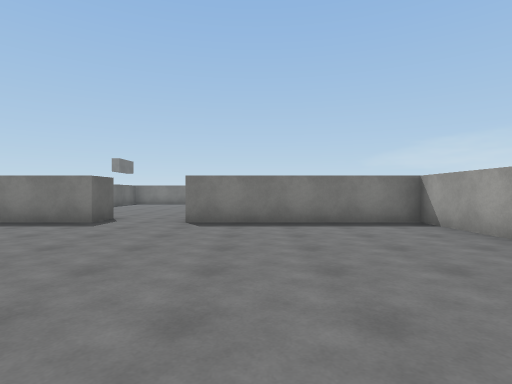
View 1 (above)

21 first-person views from a walk through a 3-D level made in the Unity game engine. The camera is 1.3 m above the floor, looks level and sees 80° across. The floor is counted in squares, 2 m on a side. Each view is taken from the middle of a square. On the plan, view 1 faces up. The plan holds only what a view shows up to about 10 squares ahead; the rest is blank. Surface patterns are stand-ins for the level's own textures.

View 2
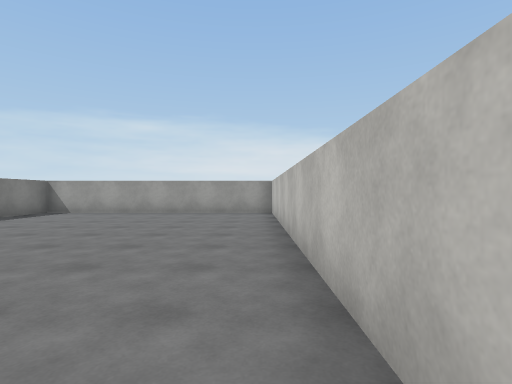

View 3
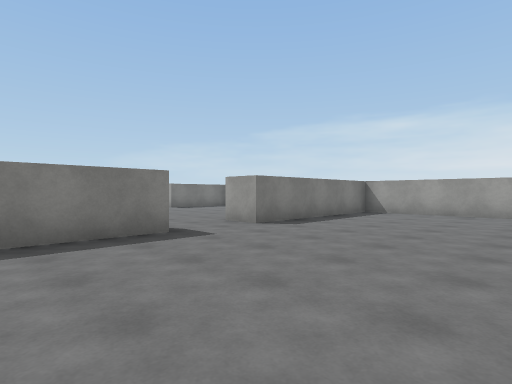

View 4
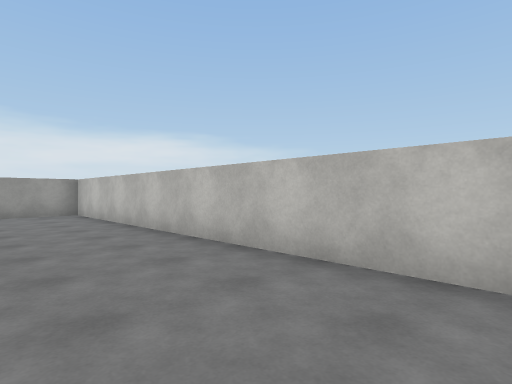

View 5
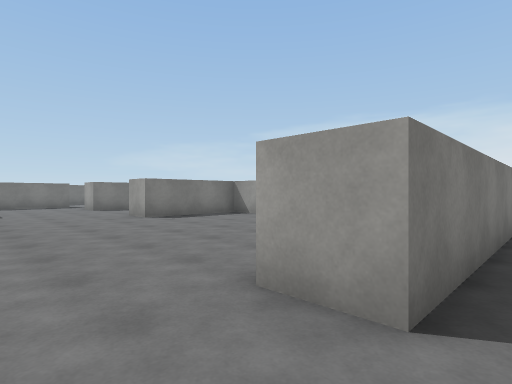

View 6
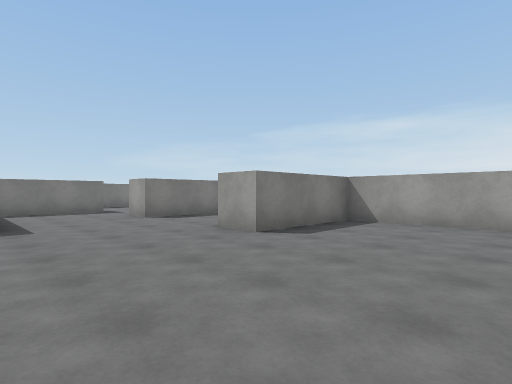

View 7
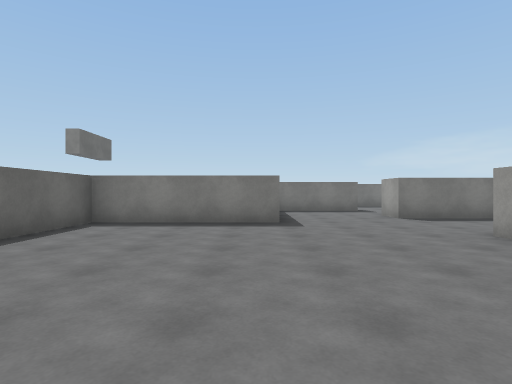

View 8
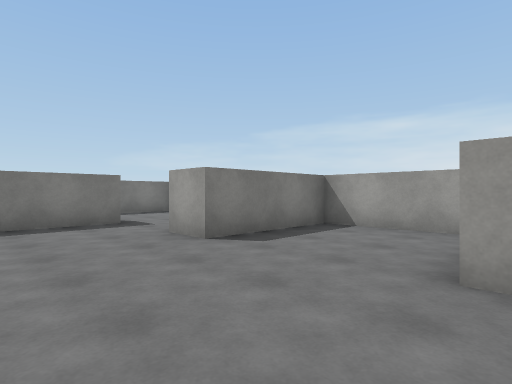

View 9
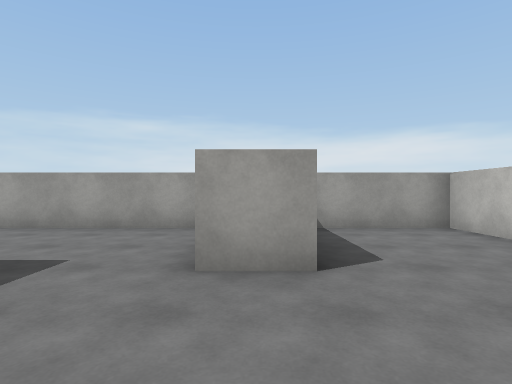

View 10
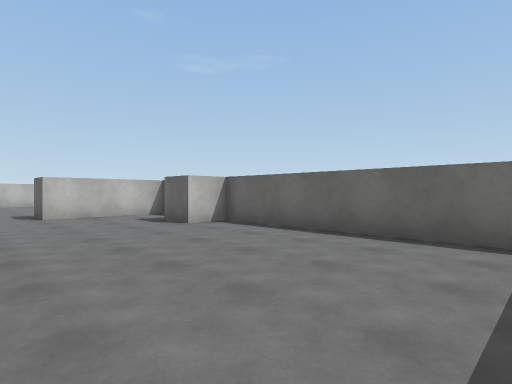

View 11
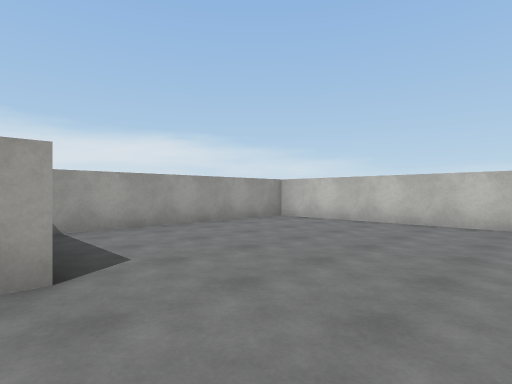

View 12
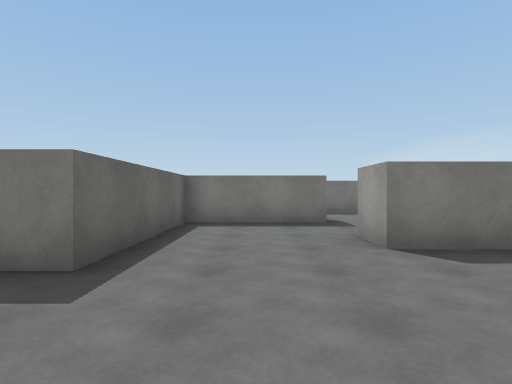

View 13
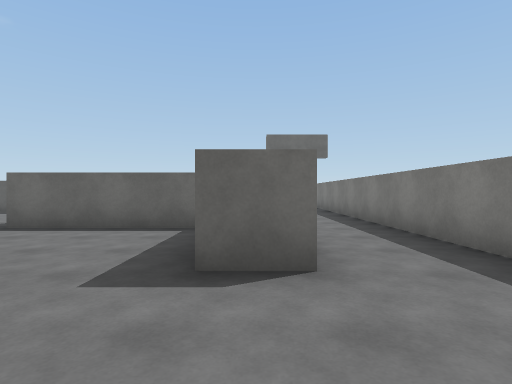

View 14
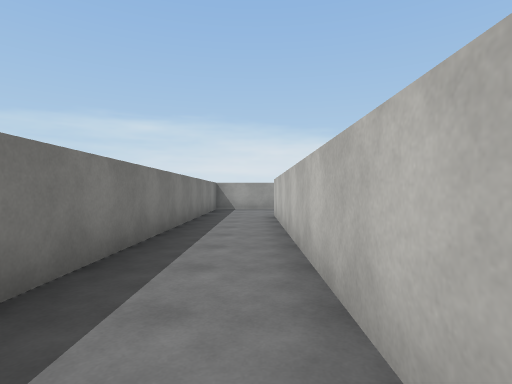

View 15
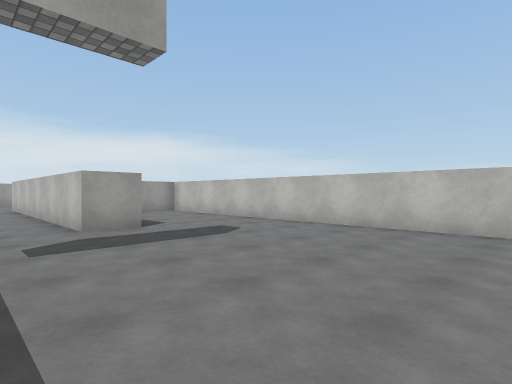

View 16
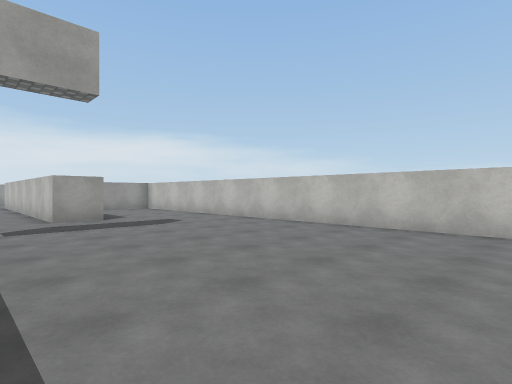

View 17
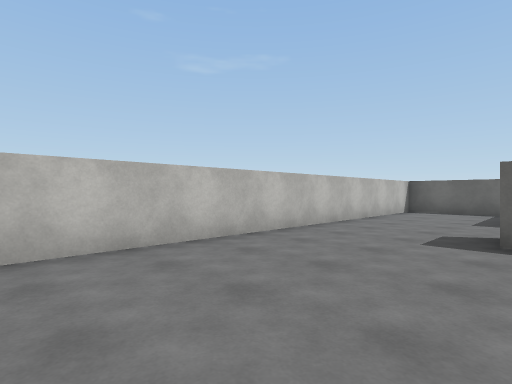

View 18
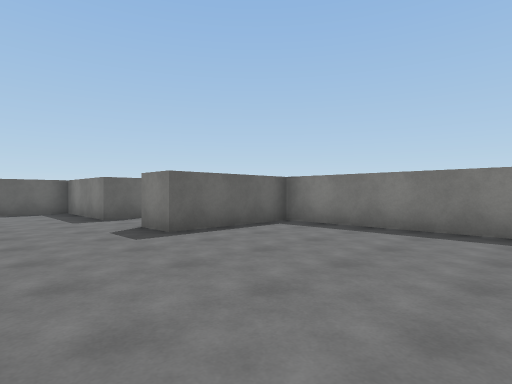

View 19
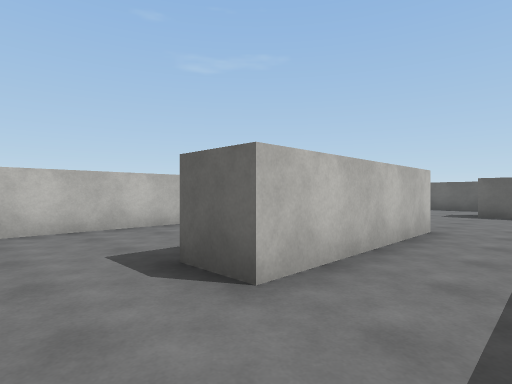

View 20
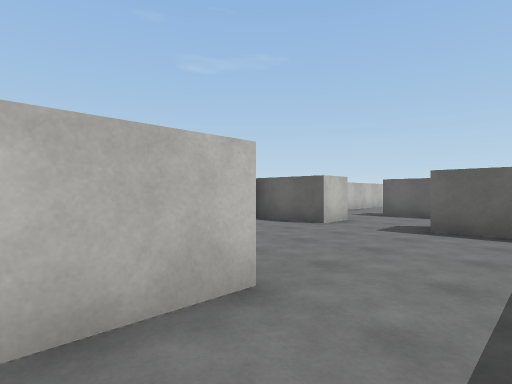

View 21
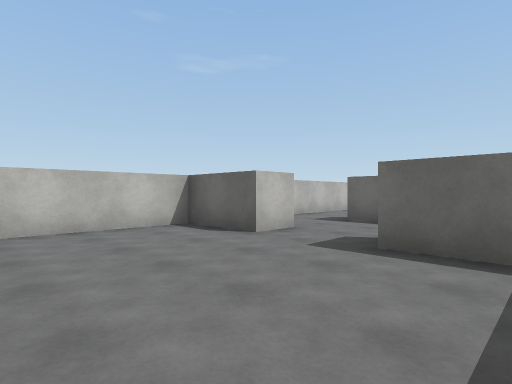

### Floor plan
Points are (right, up) in squares from view 1. A wall is a line through its corners. A room is listed if a view was taken in it or the views show most of it. See-through windows are left out.
Room 1 (views 1, 2, 3, 4, 5)
walls: (-3.5, 7.5) (-3.5, 6.5) (-5.6, 6.5); (-5.9, -0.5) (3.5, -0.5) (3.5, 6.5) (-1.5, 6.5) (-1.5, 7.5)
ways out: opening at (-2.5, 7) to room 2
Room 2 (views 6, 7, 8, 9, 10, 11, 12, 13)
walls: (2.1, 14.5) (3.5, 14.5) (3.5, 17.5) (0.5, 17.5) (0.5, 18.5); (3.5, 19) (3.5, 22.6); (-1.5, 7.5) (3.5, 7.5) (3.5, 13.5) (0.5, 13.5) (0.5, 14.5); (-7.5, 21.5) (0.5, 21.5) (0.5, 20.5) (-2.5, 20.5) (-2.5, 16.5) (-6.5, 16.5) (-6.5, 10.5) (-5.5, 10.5) (-5.5, 9.5); (-6.5, 7.5) (-3.5, 7.5); (2.8, 23.5) (-7, 23.5)
ways out: opening at (-2.5, 7) to room 1; opening at (-7, 22.5) to room 3
Room 3 (views 14, 15, 16, 17, 18)
walls: (-12.4, 23.5) (-16.5, 23.5) (-16.5, 20.5) (-17.5, 20.5); (-7.5, 20.5) (-7.5, 21.5); (-19.5, 20.5) (-22.5, 20.5) (-22.5, 17.5) (-4.4, 17.5); (-3.5, 18.2) (-3.5, 18.8)
ways out: opening at (-7, 22.5) to room 2; opening at (-18.5, 21) to room 4
Room 4 (views 19, 20, 21)
walls: (-23.5, 21.5) (-19.5, 21.5) (-19.5, 20.5); (-27.5, 19.5) (-27.5, 17.5) (-24.4, 17.5); (-27.5, 22.8) (-27.5, 21.5)
ways out: opening at (-18.5, 21) to room 3; opening at (-28, 20.5)

Where each view was taken, in squares from view 1:
view 1: 0 up, 0 right, facing up
view 2: 0 up, 6 left, facing right
view 3: 2 up, 6 left, facing up-right
view 4: 2 up, 6 left, facing down-right
view 5: 6 up, 3 left, facing up-right
view 6: 10 up, 3 left, facing up-right
view 7: 10 up, 3 left, facing up
view 8: 14 up, 2 left, facing up-right
view 9: 18 up, 2 left, facing right
view 10: 16 up, 2 left, facing down-left
view 11: 14 up, 2 left, facing down-right
view 12: 14 up, 1 left, facing up
view 13: 21 up, 3 right, facing left
view 14: 22 up, 8 left, facing right
view 15: 23 up, 13 left, facing down-right
view 16: 23 up, 15 left, facing down-right
view 17: 21 up, 12 left, facing down-left
view 18: 18 up, 12 left, facing up-left
view 19: 23 up, 18 left, facing down-left
view 20: 23 up, 22 left, facing down-left
view 21: 23 up, 24 left, facing down-left
